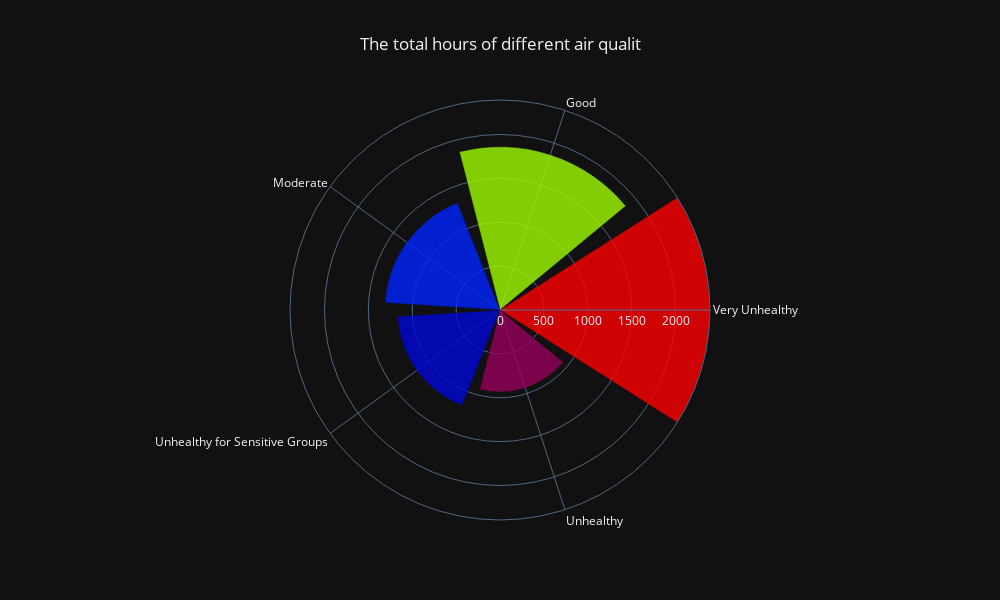

The notebook cell this image was saved under:
### Code cell
import plotly.express as px
data = pd.Series(df['Label'])
fig = go.Figure()
color_sequence = px.colors.sequential.Rainbow
fig.add_trace(go.Barpolar(
    r=data.value_counts().values,
    theta=data.value_counts().index,
    name='Example',
    marker_color=data.value_counts().values,
    marker_colorscale=color_sequence,
    opacity=0.8
))

fig.update_layout(
    title='The total hours of different air qualit',
    title_x=0.5,
    template='plotly_dark',
    width=1000,height=600,
    polar=dict(
        radialaxis=dict(
            visible=True,
            range=[0, max(data.value_counts().values)]
        )
    ),
    showlegend=False
)

fig.show()

### Figure 1 — Plotly figure (JSON) as saved in the notebook; plotly's stock layout.template omitted (floating-point values rounded to 4 significant figures)
{"data": [{"marker": {"color": [2393, 1861, 1314, 1171, 935], "colorscale": [[0, "rgb(150,0,90)"], [0.125, "rgb(0,0,200)"], [0.25, "rgb(0,25,255)"], [0.375, "rgb(0,152,255)"], [0.5, "rgb(44,255,150)"], [0.625, "rgb(151,255,0)"], [0.75, "rgb(255,234,0)"], [0.875, "rgb(255,111,0)"], [1, "rgb(255,0,0)"]]}, "name": "Example", "opacity": 0.8, "r": [2393, 1861, 1314, 1171, 935], "theta": ["Very Unhealthy", "Good", "Moderate", "Unhealthy for Sensitive Groups", "Unhealthy"], "type": "barpolar"}], "layout": {"height": 600, "polar": {"radialaxis": {"range": [0, 2393], "visible": true}}, "showlegend": false, "title": {"text": "The total hours of different air qualit", "x": 0.5}, "width": 1000}}
